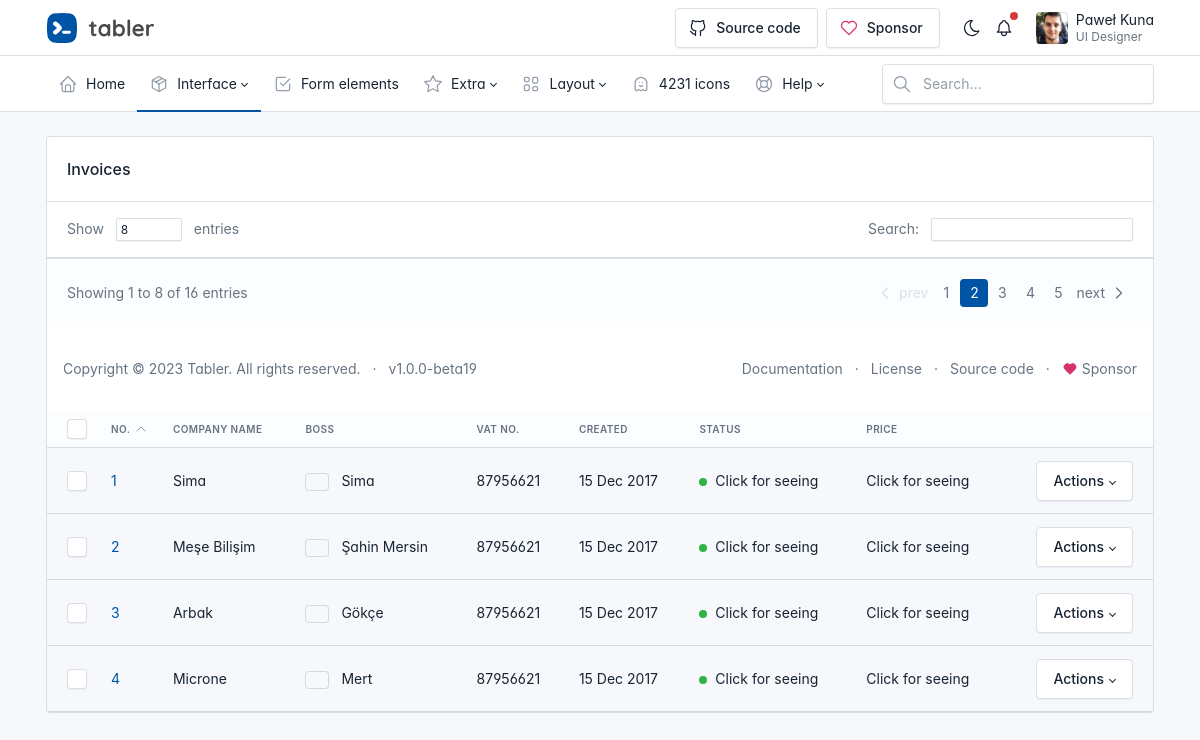
/show-info/, run on the app's committed database.
### companies/models.py (models this page shows)
class Companies(models.Model):
    company_name= models.CharField(max_length=200, unique= True)
    boss_name = models.CharField(max_length=200)
    email = models.CharField(max_length=200)
    telephone = models.IntegerField(default=0)
    tax = models.IntegerField(default=0)

### companies/views.py (the view)
# urls.py: path('show-info/', views.showInfo, name = "showInfo"),
def showInfo(request):
    account_list = Companies.objects.all()
    context = {
        "account_list": account_list
    }
    return render(request, "showinfo.html", context)

### templates/showinfo.html (shortened to what this page needs)
<!doctype html>
<html lang="en">
  <head>
    <link href="/static/css/tabler.min.css" rel="stylesheet"/>
    <link href="/static/css/tabler-flags.min.css" rel="stylesheet"/>
    <link href="/static/css/tabler-payments.min.css" rel="stylesheet"/>
    <link href="/static/css/tabler-vendors.min.css" rel="stylesheet"/>
    <link href="/static/css/demo.min.css?1685973381" rel="stylesheet"/>
  </head>
  <body >
    <div class="page">
      <header class="navbar navbar-expand-md d-print-none" >
        <div class="container-xl">
          <h1 class="navbar-brand navbar-brand-autodark d-none-navbar-horizontal pe-0 pe-md-3">
            <a href=".">
              <img src="/static/logo.svg" width="110" height="32" alt="Tabler" class="navbar-brand-image">
            </a>
          </h1>
          <div class="navbar-nav flex-row order-md-last">
            <div class="nav-item d-none d-md-flex me-3">
              <div class="btn-list">
                <a href="https://github.com/tabler/tabler" class="btn" target="_blank" rel="noreferrer">
                  Source code
                </a>
                <a href="https://github.com/sponsors/codecalm" class="btn" target="_blank" rel="noreferrer">
                  Sponsor
                </a>
              </div>
            </div>
            <div class="d-none d-md-flex">
              <a href="?theme=dark" class="nav-link px-0 hide-theme-dark" title="Enable dark mode" data-bs-toggle="tooltip"
		   data-bs-placement="bottom">
              </a>
              <div class="nav-item dropdown d-none d-md-flex me-3">
                <a href="#" class="nav-link px-0" data-bs-toggle="dropdown" tabindex="-1" aria-label="Show notifications">
                  <span class="badge bg-red"></span>
                </a>
              </div>
            </div>
            <div class="nav-item dropdown">
              <a href="#" class="nav-link d-flex lh-1 text-reset p-0" data-bs-toggle="dropdown" aria-label="Open user menu">
                <span class="avatar avatar-sm" style="background-image: url(/static/avatars/000m.jpg)"></span>
                <div class="d-none d-xl-block ps-2">
                  <div>Paweł Kuna</div>
                  <div class="mt-1 small text-secondary">UI Designer</div>
                </div>
              </a>
            </div>
          </div>
        </div>
      </header>
      <header class="navbar-expand-md">
        <div class="collapse navbar-collapse" id="navbar-menu">
          <div class="navbar">
            <div class="container-xl">
              <ul class="navbar-nav">
                <li class="nav-item">
                  <a class="nav-link" href="./" >
                    <span class="nav-link-icon d-md-none d-lg-inline-block">
                    </span>
                    <span class="nav-link-title">
                      Home
                    </span>
                  </a>
                </li>
                <li class="nav-item active dropdown">
                  <a class="nav-link dropdown-toggle" href="#navbar-base" data-bs-toggle="dropdown" data-bs-auto-close="outside" role="button" aria-expanded="false" >
                    <span class="nav-link-icon d-md-none d-lg-inline-block">
                    </span>
                    <span class="nav-link-title">
                      Interface
                    </span>
                  </a>
                </li>
                <li class="nav-item">
                  <a class="nav-link" href="./form-elements.html" >
                    <span class="nav-link-icon d-md-none d-lg-inline-block">
                    </span>
                    <span class="nav-link-title">
                      Form elements
                    </span>
                  </a>
                </li>
                <li class="nav-item dropdown">
                  <a class="nav-link dropdown-toggle" href="#navbar-extra" data-bs-toggle="dropdown" data-bs-auto-close="outside" role="button" aria-expanded="false" >
                    <span class="nav-link-icon d-md-none d-lg-inline-block">
                    </span>
                    <span class="nav-link-title">
                      Extra
                    </span>
                  </a>
                </li>
                <li class="nav-item dropdown">
                  <a class="nav-link dropdown-toggle" href="#navbar-layout" data-bs-toggle="dropdown" data-bs-auto-close="outside" role="button" aria-expanded="false" >
                    <span class="nav-link-icon d-md-none d-lg-inline-block">
                    </span>
                    <span class="nav-link-title">
                      Layout
                    </span>
                  </a>
                </li>
                <li class="nav-item">
                  <a class="nav-link" href="./icons.html" >
                    <span class="nav-link-icon d-md-none d-lg-inline-block">
                    </span>
                    <span class="nav-link-title">
                      4231 icons
                    </span>
                  </a>
                </li>
                <li class="nav-item dropdown">
                  <a class="nav-link dropdown-toggle" href="#navbar-help" data-bs-toggle="dropdown" data-bs-auto-close="outside" role="button" aria-expanded="false" >
                    <span class="nav-link-icon d-md-none d-lg-inline-block">
                    </span>
                    <span class="nav-link-title">
                      Help
                    </span>
                  </a>
                </li>
              </ul>
              <div class="my-2 my-md-0 flex-grow-1 flex-md-grow-0 order-first order-md-last">
                <form action="./" method="get" autocomplete="off" novalidate>
                  <div class="input-icon">
                    <span class="input-icon-addon">
                    </span>
                    <input type="text" value="" class="form-control" placeholder="Search…" aria-label="Search in website">
                  </div>
                </form>
              </div>
            </div>
          </div>
        </div>
      </header>
      <div class="page-wrapper">
        <div class="page-body">
          <div class="container-xl d-flex flex-column justify-content-center">
            <div class="col-12">
                <div class="card">
                  <div class="card-header">
                    <h3 class="card-title">Invoices</h3>
                  </div>
                  <div class="card-body border-bottom py-3">
                    <div class="d-flex">
                      <div class="text-secondary">
                        Show
                        <div class="mx-2 d-inline-block">
                          <input type="text" class="form-control form-control-sm" value="8" size="3" aria-label="Invoices count">
                        </div>
                        entries
                      </div>
                      <div class="ms-auto text-secondary">
                        Search:
                        <div class="ms-2 d-inline-block">
                          <input type="text" class="form-control form-control-sm" aria-label="Search invoice">
                        </div>
                      </div>
                    </div>
                  </div>
                  <div class="table-responsive">
                    <table class="table card-table table-vcenter text-nowrap datatable">
                      <thead>
                        <tr>
                          <th class="w-1"><input class="form-check-input m-0 align-middle" type="checkbox" aria-label="Select all invoices"></th>
                          <th class="w-1">No.
                            <svg xmlns="http://www.w3.org/2000/svg" class="icon icon-sm icon-thick" width="24" height="24" viewBox="0 0 24 24" stroke-width="2" stroke="currentColor" fill="none" stroke-linecap="round" stroke-linejoin="round"><path stroke="none" d="M0 0h24v24H0z" fill="none"></path><path d="M6 15l6 -6l6 6"></path></svg>
                          </th>
                          <th>Company Name</th>
                          <th>Boss</th>
                          <th>VAT No.</th>
                          <th>Created</th>
                          <th>Status</th>
                          <th>Price</th>
                          <th></th>
                        </tr>
                      </thead>
                      <tbody>
                        <tr>
                          {% for company in account_list %}
                            <td><input class="form-check-input m-0 align-middle" type="checkbox" aria-label="Select invoice"></td>
                            <td><span class="text-secondary"><a href="{% url 'selectCompanyDetail' company.pk %}">{{ company.pk }}</a></span></td>
                            <td><a href = 'show-info/info/<int:pk>' class="text-reset" tabindex="-1" target = "_blank">{{ company.company_name }}</a></td>
                          <td>
                            <span class="flag flag-xs flag-country-us me-2"></span>
                            {{ company.boss_name }}
                          </td>
                          <td>
                            87956621
                          </td>
                          <td>
                            15 Dec 2017
                          </td>
                          <td>
                            <span class="badge bg-success me-1"></span> Click for seeing
                          </td>
                          <td>Click for seeing</td>
                          <td class="text-end">
                            <span class="dropdown">
                              <button class="btn dropdown-toggle align-text-top" data-bs-boundary="viewport" data-bs-toggle="dropdown">Actions</button>
                            </span>
                          </td>
                        </tr>
                        <tr>
                          {% endfor %}
                  <div class="card-footer d-flex align-items-center">
                    <p class="m-0 text-secondary">Showing <span>1</span> to <span>8</span> of <span>16</span> entries</p>
                    <ul class="pagination m-0 ms-auto">
                      <li class="page-item disabled">
                        <a class="page-link" href="#" tabindex="-1" aria-disabled="true">
                          <svg xmlns="http://www.w3.org/2000/svg" class="icon" width="24" height="24" viewBox="0 0 24 24" stroke-width="2" stroke="currentColor" fill="none" stroke-linecap="round" stroke-linejoin="round"><path stroke="none" d="M0 0h24v24H0z" fill="none"></path><path d="M15 6l-6 6l6 6"></path></svg>
                          prev
                        </a>
                      </li>
                      <li class="page-item"><a class="page-link" href="#">1</a></li>
                      <li class="page-item active"><a class="page-link" href="#">2</a></li>
                      <li class="page-item"><a class="page-link" href="#">3</a></li>
                      <li class="page-item"><a class="page-link" href="#">4</a></li>
                      <li class="page-item"><a class="page-link" href="#">5</a></li>
                      <li class="page-item">
                        <a class="page-link" href="#">
                          next
                          <svg xmlns="http://www.w3.org/2000/svg" class="icon" width="24" height="24" viewBox="0 0 24 24" stroke-width="2" stroke="currentColor" fill="none" stroke-linecap="round" stroke-linejoin="round"><path stroke="none" d="M0 0h24v24H0z" fill="none"></path><path d="M9 6l6 6l-6 6"></path></svg>
                        </a>
                      </li>
                    </ul>
                  </div>
                </div>
              </div>
          </div>
        </div>
        <footer class="footer footer-transparent d-print-none">
          <div class="container-xl">
            <div class="row text-center align-items-center flex-row-reverse">
              <div class="col-lg-auto ms-lg-auto">
                <ul class="list-inline list-inline-dots mb-0">
                  <li class="list-inline-item"><a href="https://tabler.io/docs" target="_blank" class="link-secondary" rel="noopener">Documentation</a></li>
                  <li class="list-inline-item"><a href="./license.html" class="link-secondary">License</a></li>
                  <li class="list-inline-item"><a href="https://github.com/tabler/tabler" target="_blank" class="link-secondary" rel="noopener">Source code</a></li>
                  <li class="list-inline-item">
                    <a href="https://github.com/sponsors/codecalm" target="_blank" class="link-secondary" rel="noopener">
                      Sponsor
                    </a>
                  </li>
                </ul>
              </div>
              <div class="col-12 col-lg-auto mt-3 mt-lg-0">
                <ul class="list-inline list-inline-dots mb-0">
                  <li class="list-inline-item">
                    Copyright &copy; 2023
                    <a href="." class="link-secondary">Tabler</a>.
                    All rights reserved.
                  </li>
                  <li class="list-inline-item">
                    <a href="./changelog.html" class="link-secondary" rel="noopener">
                      v1.0.0-beta19
                    </a>
                  </li>
                </ul>
              </div>
            </div>
          </div>
        </footer>
      </div>
    </div>
  </body>
</html>

### templates/showinfo.html (style rules this page uses)
:root { --tblr-font-sans-serif: 'Inter Var', -apple-system, BlinkMacSystemFont, San Francisco, Segoe UI, Roboto, Helvetica Neue, sans-serif; }
body { font-feature-settings: "cv03", "cv04", "cv11"; }

### data on the page
Companies: pk "1", company_name "Sima", boss_name "Sima"
Companies: pk "2", company_name "Meşe Bilişim", boss_name "Şahin Mersin"
Companies: pk "3", company_name "Arbak", boss_name "Gökçe"
Companies: pk "4", company_name "Microne", boss_name "Mert"
